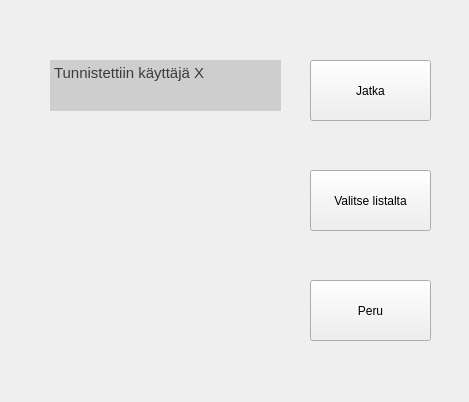
<?xml version="1.0" encoding="UTF-8"?>
<ui version="4.0">
 <class>Form</class>
 <widget class="QWidget" name="Form">
  <property name="geometry">
   <rect>
    <x>0</x>
    <y>0</y>
    <width>469</width>
    <height>402</height>
   </rect>
  </property>
  <property name="windowTitle">
   <string>Form</string>
  </property>
  <widget class="QTextEdit" name="infoField">
   <property name="geometry">
    <rect>
     <x>50</x>
     <y>60</y>
     <width>231</width>
     <height>51</height>
    </rect>
   </property>
   <property name="styleSheet">
    <string notr="true">background-color: rgb(206, 206, 206);</string>
   </property>
   <property name="frameShape">
    <enum>QFrame::NoFrame</enum>
   </property>
   <property name="frameShadow">
    <enum>QFrame::Sunken</enum>
   </property>
   <property name="readOnly">
    <bool>true</bool>
   </property>
   <property name="html">
    <string>&lt;!DOCTYPE HTML PUBLIC &quot;-//W3C//DTD HTML 4.0//EN&quot; &quot;http://www.w3.org/TR/REC-html40/strict.dtd&quot;&gt;
&lt;html&gt;&lt;head&gt;&lt;meta name=&quot;qrichtext&quot; content=&quot;1&quot; /&gt;&lt;style type=&quot;text/css&quot;&gt;
p, li { white-space: pre-wrap; }
&lt;/style&gt;&lt;/head&gt;&lt;body style=&quot; font-family:'Droid Sans'; font-size:10pt; font-weight:400; font-style:normal;&quot;&gt;
&lt;p style=&quot; margin-top:0px; margin-bottom:0px; margin-left:0px; margin-right:0px; -qt-block-indent:0; text-indent:0px;&quot;&gt;&lt;span style=&quot; font-size:11pt; color:#3c3c3c;&quot;&gt;Tunnistettiin käyttäjä X&lt;/span&gt;&lt;/p&gt;&lt;/body&gt;&lt;/html&gt;</string>
   </property>
  </widget>
  <widget class="QPushButton" name="continueBtn">
   <property name="geometry">
    <rect>
     <x>310</x>
     <y>60</y>
     <width>121</width>
     <height>61</height>
    </rect>
   </property>
   <property name="text">
    <string>Jatka</string>
   </property>
  </widget>
  <widget class="QPushButton" name="userListBtn">
   <property name="geometry">
    <rect>
     <x>310</x>
     <y>170</y>
     <width>121</width>
     <height>61</height>
    </rect>
   </property>
   <property name="text">
    <string>Valitse listalta</string>
   </property>
  </widget>
  <widget class="QPushButton" name="cancelBtn">
   <property name="geometry">
    <rect>
     <x>310</x>
     <y>280</y>
     <width>121</width>
     <height>61</height>
    </rect>
   </property>
   <property name="text">
    <string>Peru</string>
   </property>
  </widget>
 </widget>
 <resources/>
 <connections>
  <connection>
   <sender>cancelBtn</sender>
   <signal>clicked()</signal>
   <receiver>Form</receiver>
   <slot>backToStart()</slot>
   <hints>
    <hint type="sourcelabel">
     <x>355</x>
     <y>329</y>
    </hint>
    <hint type="destinationlabel">
     <x>235</x>
     <y>307</y>
    </hint>
   </hints>
  </connection>
  <connection>
   <sender>continueBtn</sender>
   <signal>clicked()</signal>
   <receiver>Form</receiver>
   <slot>showBalance()</slot>
   <hints>
    <hint type="sourcelabel">
     <x>359</x>
     <y>105</y>
    </hint>
    <hint type="destinationlabel">
     <x>219</x>
     <y>148</y>
    </hint>
   </hints>
  </connection>
 </connections>
 <slots>
  <slot>backToStart()</slot>
  <slot>showBalance()</slot>
 </slots>
</ui>
